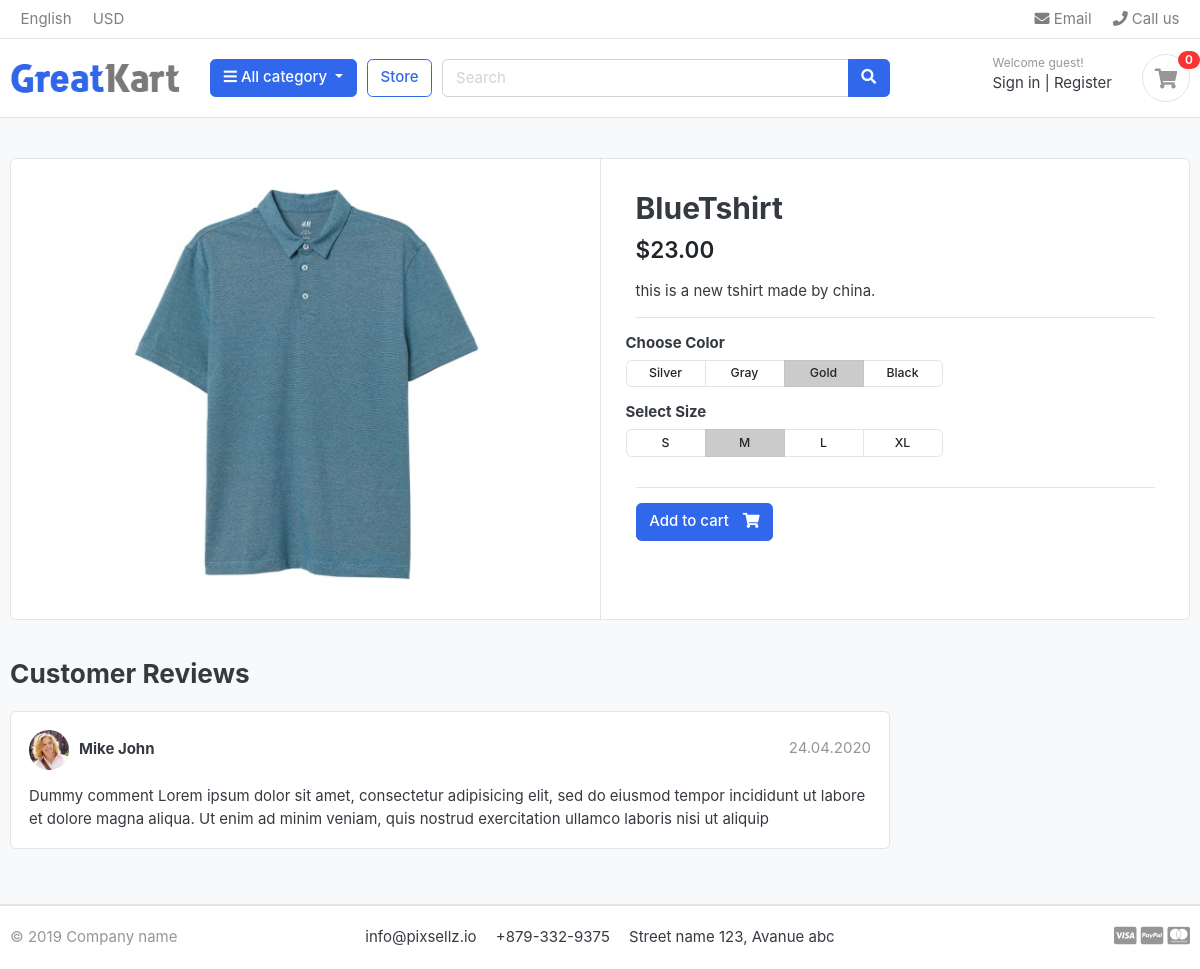
/ProductDetail/2, run on the app's committed database.
### Product/models.py (models this page shows, shortened)
class ProductDetail(models.Model):
    Pro_Detail=models.ForeignKey(Product,on_delete=models.CASCADE)
    Pro_Cat=models.ForeignKey(Category,on_delete=models.CASCADE)
    Pro_size=models.ForeignKey(Sizes,on_delete=models.CASCADE,null=True,blank=True)
    Pro_color=models.ForeignKey(Colors,on_delete=models.CASCADE,null=True,blank=True)
    objects=ProductDetail_Manger()

class Product(models.Model):
    Rate = [
        ('High', 'High'),
        ('Low', 'Low'),
        ('Affordable', 'Affordable')
    ]
    title=models.CharField(max_length=150)
    image=models.ImageField(upload_to='Photos/Product/',null=True)
    description=models.CharField(max_length=150)
    price=models.IntegerField(default=0,null=True,blank=True)
    rate=models.CharField(choices=Rate,max_length=50,null=True,blank=True)
    objects=ProductMange()

### Product/views.py (the view)
# urls.py: path('ProductDetail/<int:ID>',ProductDetailView.as_view(),name="ProductDetailView")
class ProductDetailView(DetailView):
    template_name = 'DetailView/DetailView.html'
    slug_field = 'int'
    slug_url_kwarg = 'ID'
    model = ProductDetail
    ID=None
    def get_object(self, queryset=None):
        self.ID=self.kwargs[self.slug_url_kwarg]
        queryset=ProductDetail.objects.filter(id=self.ID).first()
        return queryset
    def get_context_data(self,*args, **kwargs):
        context=super(ProductDetailView, self).get_context_data(*args,**kwargs)
        context['pro_cat']=ProductDetail.objects.filter(id=self.ID)._values('Pro_size__SizeRate')
        print(ProductDetail.objects.filter(id=self.ID).values('Pro_size__SizeRate'))
        return context

### Categories/context_processors.py (called while the page is built)
def CategoriesItem(request):
    categories = Category.objects.all().exclude(Parentitem=None).values('ParentCategory')
    category_item = []
    for category in categories:
        for key in category:
            category_item.append(category.get(key))
    return dict(CategoriesItem=set(category_item))

### templates/DetailView/DetailView.html
{% extends 'base.html' %}
{% load static %}
{% block content%}
<section class="section-content padding-y bg">
<div class="container">
<div class="card">
	<div class="row no-gutters">
		<aside class="col-md-6">
<article class="gallery-wrap">
	<div class="img-big-wrap">
	   <a href="#"><img src="{{ object.Pro_Detail.image.url }}"></a>
	</div>
</article>
		</aside>
		<main class="col-md-6 border-left">
<article class="content-body">
<h2 class="title">{{ object.Pro_Detail.title }}</h2>
<div class="mb-3">
	<var class="price h4">${{ object.Pro_Detail.price }}.00</var>
</div>
<p>{{ object.Pro_Detail.description }}.</p>
<hr>
	<div class="row">
		<div class="item-option-select">
			<h6>Choose Color</h6>
			<div class="btn-group btn-group-sm btn-group-toggle" data-toggle="buttons">
			  <label class="btn btn-light">
			    <input type="radio" name="radio_color"> Silver
			  </label>
			  <label class="btn btn-light">
			    <input type="radio" name="radio_color" > Gray
			  </label>
			  <label class="btn btn-light active">
			    <input type="radio" name="radio_color checked"> Gold
			  </label>
			  <label class="btn btn-light">
			    <input type="radio" name="radio_color"> Black
			  </label>
			</div>
		</div>
	</div>
	<div class="row">
		<div class="item-option-select">
			<h6>Select Size</h6>
			<div class="btn-group btn-group-sm btn-group-toggle" data-toggle="buttons">
			  <label class="btn btn-light">
			    <input type="radio" name="radio_color"> S
			  </label>
			  <label class="btn btn-light active">
			    <input type="radio" name="radio_color" checked> M
			  </label>
			  <label class="btn btn-light">
			    <input type="radio" name="radio_color"> L
			  </label>
			  <label class="btn btn-light">
			    <input type="radio" name="radio_color"> XL
			  </label>
			</div>
		</div>
	</div>
	<hr>
	<a href="./product-detail.html" class="btn  btn-primary"> <span class="text">Add to cart</span> <i class="fas fa-shopping-cart"></i>  </a>
</article>
		</main>
	</div>
</div>
<br>
<div class="row">
			<div class="col-md-9">
	<header class="section-heading">
		<h3>Customer Reviews </h3>
	</header>
	<article class="box mb-3">
		<div class="icontext w-100">
			<img src="./images/avatars/avatar1.jpg" class="img-xs icon rounded-circle">
			<div class="text">
				<span class="date text-muted float-md-right">24.04.2020 </span>
				<h6 class="mb-1">Mike John </h6>
			</div>
		</div>
		<div class="mt-3">
			<p>
				Dummy comment Lorem ipsum dolor sit amet, consectetur adipisicing elit, sed do eiusmod
				tempor incididunt ut labore et dolore magna aliqua. Ut enim ad minim veniam,
				quis nostrud exercitation ullamco laboris nisi ut aliquip
			</p>
		</div>
	</article>
	</div>
</div>
</div>
</section>
{% endblock %}

### static/css/ui.css (style rules this page uses)
html { font-family: "Inter", sans-serif; font-size: 15px; }
.content-body { flex: 1 1 auto; padding: 2rem 2.3rem; }
.img-xs, .img-sm, .img-md, .img-lg { -o-object-fit: cover; object-fit: cover; flex-shrink: 0; flex-grow: 0; }
.img-xs { width: 40px; height: 40px; }
.padding-y { padding-top: 40px; padding-bottom: 40px; }
var { font-style: normal; }
article:after, .form-group:after { display: block; clear: both; content: ""; }
.bg { background-color: #f8f9fa; }
.section-heading { margin-bottom: 20px; margin-top: 15px; }
p:last-child { margin-bottom: 0; }
.btn-light { background-color: #fff; border-color: #e4e4e4; }
.btn .text + i { margin-left: 10px; }
.icontext { display: inline-flex; align-items: center; vertical-align: middle; }
.icontext .text { width: 100%; line-height: 1.2; }
.icontext .icon { position: relative; margin-right: 10px; flex-shrink: 0; flex-grow: 0; }
.price { font-weight: 600; color: #212529; }
.box { padding: 18px; background: #fff; border-radius: 0.37rem; border: 1px solid #e4e4e4; }
.box img { max-width: 100%; }
.gallery-wrap .img-big-wrap { margin-bottom: 10px; border-radius: 0.37rem; overflow: hidden; background-color: #fff; }
.gallery-wrap .img-big-wrap a { text-align: center; display: block; }
.gallery-wrap .img-big-wrap img { height: 450px; width: auto; display: inline-block; }
.item-option-select { margin-bottom: 1rem; display: inline-block; margin-right: 15px; }
.item-option-select .btn { min-width: 80px; }

### data on the page
ProductDetail: Pro_Detail.image (picture), Pro_Detail "BlueTshirt", Pro_Detail.price "23", Pro_Detail.description "this is a new tshirt made by china"
